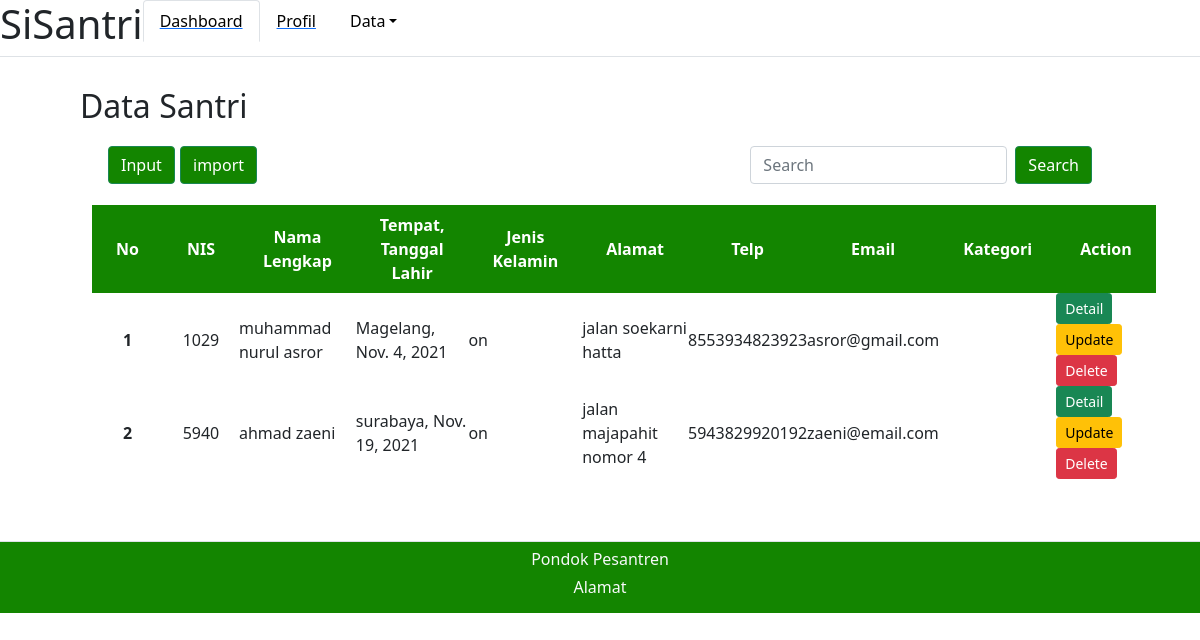
/adminpondok/datasantri/, run on an earlier commit of the app's database.
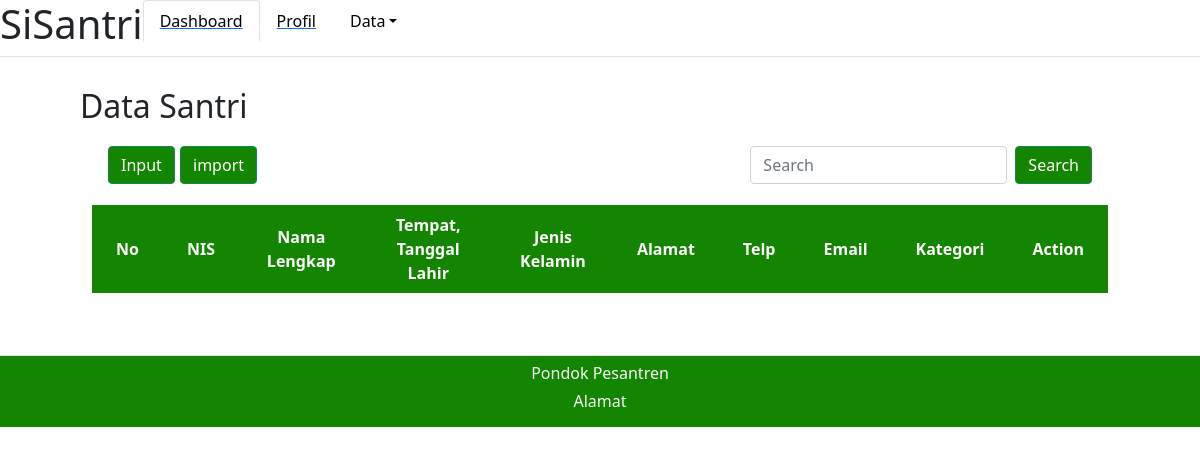
And on a later commit of the database.
### adminpondok/models.py (models this page shows)
class Santri(models.Model):
    kelamin = [
        ('Laki-Laki', 'Laki-Laki'),
        ('Perempuan', 'Perempuan'),
    ]
    kategori = [
        ('Al-Quran', 'Al-Quran'),
        ('Matan', 'Matan'),
        ('Nadhom', 'Nadhom'),
    ]
    nis = models.IntegerField()
    nama_santri = models.CharField(max_length=30)
    tempat_lahir = models.CharField(max_length=20)
    tanggal_lahir = models.DateField()
    jk = models.CharField(max_length=9, choices=kelamin, default='')
    almt = models.TextField(default='')
    telp = models.IntegerField(default=0)
    email = models.CharField(default='', max_length=20)
    ktgri = models.CharField(default='', choices=kategori, max_length=8)

### adminpondok/views.py (the view, shortened to what this page needs)
# urls.py: path('datasantri/', views.datasantri),
def datasantri(req):
    santri = models.Santri.objects.all()
    return render(req, 'adminpondok/datasantri.html', {
        'data': santri,
    })

### adminpondok/templates/adminpondok/datasantri.html (shortened to what this page needs)
{% extends "adminpondok/base.html" %}
{% block content %}
<h2>Data Santri</h2>
<nav class="navbar navbar-light bg-white">
    <div class="container-fluid">
        <a class="navbar-brand">
            <button type="button" class="btn btn-success" data-bs-toggle="modal" data-bs-target="#staticBackdrop"
                style="background-color: #138500; display: inline-block;">
                Input
            </button>
            <button type="button" class="btn btn-success" style="background-color: #138500;">
                import
            </button>
        </a>
        <form class="d-flex">
            <input class="form-control me-2" type="search" placeholder="Search" aria-label="Search">
            <button class="btn btn-success" style="background-color:#138500 ;" type="submit">Search</button>
        </form>
    </div>
</nav>
</div>
<div class="min-h-screen bg-white py-2">
    <div class="container-fluid">
        <table class=' bg-white divide-y divide-gray-300' style="border: green;">
            <thead class="" style="background-color: #138500; color: #FFFFFF;">
                <tr>
                    <th class="font-semibold text-sm uppercase px-4 py-2 text-center"> No </th>
                    <th class="font-semibold text-sm uppercase px-4 py-2 text-center"> NIS </th>
                    <th class="font-semibold text-sm uppercase px-4 py-2 text-center">Nama Lengkap</th>
                    <th class="font-semibold text-sm uppercase px-4 py-2 text-center">Tempat, Tanggal Lahir</th>
                    <th class="font-semibold text-sm uppercase px-4 py-2 text-center">Jenis Kelamin</th>
                    <th class="font-semibold text-sm uppercase px-4 py-2 text-center">Alamat</th>
                    <th class="font-semibold text-sm uppercase px-4 py-2 text-center">Telp</th>
                    <th class="font-semibold text-sm uppercase px-4 py-2 text-center">Email</th>
                    <th class="font-semibold text-sm uppercase px-4 py-2 text-center">Kategori</th>
                    <th class="font-semibold text-sm uppercase px-4 py-2 text-center">Action</th>
                </tr>
            </thead>
            {% for d in data %}
            <tbody class="divide-y divide-gray-200">
                <tr>
                    <th scope="row" class="text-center">{{ forloop.counter }}</th>
                    <td class="text-center">{{d.nis}}</td>
                    <td>{{d.nama_santri}}</td>
                    <td>{{d.tempat_lahir}}, {{d.tanggal_lahir}}</td>
                    <td>{{d.jk}}</td>
                    <td>{{d.almt}}</td>
                    <td>{{d.telp}}</td>
                    <td>{{d.email}}</td>
                    <td>{{d.ktgri}}</td>
                    <td>
                        <a class="btn btn-sm btn-success" href="/{{d.id}}/detail">Detail</a>
                        <a class="btn btn-sm btn-warning" href="/{{d.id}}/update">Update</a>
                        <a class="btn btn-sm btn-danger" href="{{d.id}}/delete">Delete</a>
                    </td>
                </tr>
            </tbody>
            {% endfor %}
        </table>
    </div>
</div>
{% endblock %}

### adminpondok/templates/adminpondok/base.html (shortened to what this page needs)
<!DOCTYPE html>
<html lang="en">
<head>
    <link rel="stylesheet" href="https://cdn.jsdelivr.net/npm/bootstrap@5.0.0-beta1/dist/css/bootstrap.min.css">
    <link rel="stylesheet" href="https://cdnjs.cloudflare.com/ajax/libs/twitter-bootstrap/4.5.2/css/bootstrap.css">
    <link rel="stylesheet" href="https://cdnjs.cloudflare.com/ajax/libs/font-awesome/4.7.0/css/font-awesome.min.css">
    <link rel="stylesheet" href="https://cdn.datatables.net/1.11.3/css/dataTables.bootstrap4.min.css">
    <link href="https://cdn.jsdelivr.net/npm/bootstrap@5.1.3/dist/css/bootstrap.min.css" rel="stylesheet"
>
    <link rel="stylesheet" href="style.css">
</head>
<body>
    <div class="">
        <ul class="nav nav-tabs" id="myTab" role="tablist">
            <h1>SiSantri</h1>
            <li class="nav-item" role="presentation">
                <a href="/adminpondok">
                    <button style="color:black" class="nav-link active" id="home-tab" data-bs-toggle="tab"
                        data-bs-target="#home" type="button" role="tab" aria-controls="home"
                        aria-selected="true">Dashboard</button>
                </a>
            </li>
            <li class="nav-item" role="presentation">
                <a href="/adminpondok/profil">
                    <button style="color:black" class="nav-link" id="home-tab" data-bs-toggle="tab"
                        data-bs-target="#home" type="button" role="tab" aria-controls="home"
                        aria-selected="false">Profil</button>
                </a>
            </li>
            <li class="nav-item" role="presentation">
                <button style="color:black" class="nav-link dropdown-toggle" id="dropdownMenuButton1"
                    data-bs-toggle="dropdown" aria-expanded="false">Data</button>
            </li>
        </ul>
    </div>
    <main>
        <div class="tab-content" id="myTabContent">
            <div class="tab-panel fade show active" id="home" role="tabpanel" aria-labelledby="home-tab">
                {% block content %}
                {% endblock %}
            </div>
    </main>
    <footer class="-flex flex-wrap text-center text-light py-2 my-4 border-top"
        style="background-color: rgba(19, 133, 0, 1); position:relative">
        <h6>Pondok Pesantren</h6>
        <h6>Alamat</h6>
    </footer>
</body>
</html>

### static/css/style.css (style rules this page uses)
* { margin: 0; padding: 0; box-sizing: border-box; }
main { width: 90vw; margin: 0 auto; padding: 30px 20px; }

What changed in the data, as far as the page shows it:
removed Santri: nis "1029", nama_santri "muhammad nurul asror", tempat_lahir "Magelang", tanggal_lahir "Nov. 4, 2021", jk "on", almt "jalan soekarni hatta", telp "8553934823923", email "asror@gmail.com"
removed Santri: nis "5940", nama_santri "ahmad zaeni", tempat_lahir "surabaya", tanggal_lahir "Nov. 19, 2021", jk "on", almt "jalan majapahit nomor 4", telp "5943829920192", email "zaeni@email.com"
